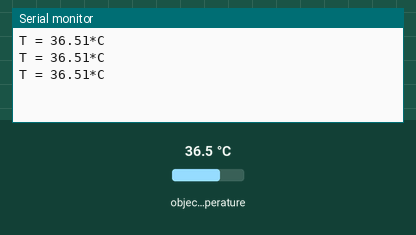
Simulated run of this sketch. Board: Arduino Uno, built with avr-gcc and run on an emulated ATmega328P. Shown: the last lines printed to the serial monitor. Inputs (shaded band) come from the test bench; at power-on: object temperature 36.5 °C.

Above: at 1.3 s.
1.4 s: object temperature set to 20 °C
At 1.9 s:
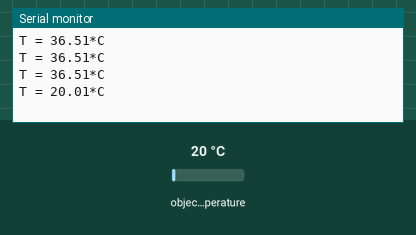
2.9 s: object temperature set to 26 °C
At 3.4 s:
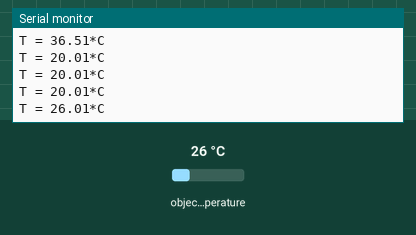
Timing chart, 0 to 5.9 s (numbered marks = the images above; inputs shaded):
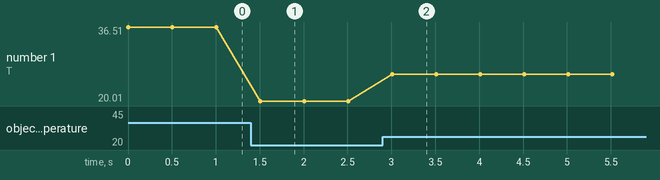

The sketch:

Temp.ino
```cpp
#include <Adafruit_MLX90614.h>

Adafruit_MLX90614 mlx = Adafruit_MLX90614();

void setup() {
	Serial.begin(9600);
	while (!Serial);

	if (!mlx.begin()) {
		Serial.println("Error connecting to MLX sensor. Check wiring.");
		while (1);
	};
}

void loop() {

	Serial.print("T = ");
  Serial.print(mlx.readObjectTempC()); Serial.println("*C");

	delay(500);
}
```

Measured:
- after the input at 1.4 s, the serial monitor: prints a new line after 0.10 s (image 1)
- after the input at 2.9 s, the serial monitor: prints a new line after 0.11 s (image 2)
- plotted number 1: 36.51 → 20.01 after the input at 1.4 s, 20.01 → 26.01 after the input at 2.9 s
